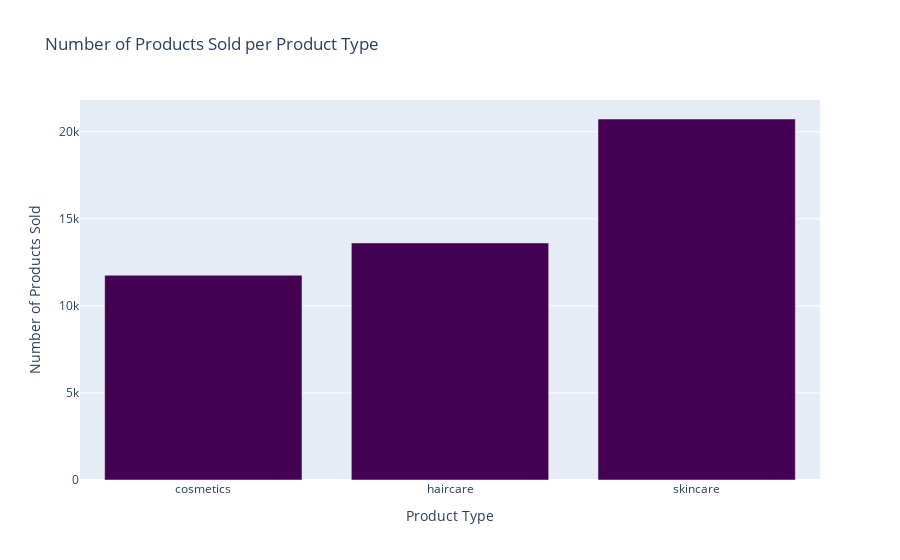

This figure's notebook cell:
### Code cell
#Number of products sold per Product type
import plotly.express as px
# Group by 'Product type' and sum the 'Number of products sold'
grouped_df = SC.groupby('Product type')['Number of products sold'].sum().reset_index()

# Create the Plotly bar chart
fig_productsold_bytype = px.bar(grouped_df, x='Product type', y='Number of products sold',
             title='Number of Products Sold per Product Type',
             labels={'Product type': 'Product Type', 'Number of products sold': 'Number of Products Sold'},
             color_discrete_sequence=px.colors.sequential.Viridis)                  

# Show the plot
fig_productsold_bytype.show()

### Figure 1 — Plotly figure (JSON) as saved in the notebook; plotly's stock layout.template omitted (floating-point values rounded to 4 significant figures)
{"data": [{"alignmentgroup": "True", "hovertemplate": "Product Type=%{x}<br>Number of Products Sold=%{y}<extra></extra>", "legendgroup": "", "marker": {"color": "#440154", "pattern": {"shape": ""}}, "name": "", "offsetgroup": "", "orientation": "v", "showlegend": false, "textposition": "auto", "type": "bar", "x": ["cosmetics", "haircare", "skincare"], "xaxis": "x", "y": [11757, 13611, 20731], "yaxis": "y"}], "layout": {"barmode": "relative", "legend": {"tracegroupgap": 0}, "title": {"text": "Number of Products Sold per Product Type"}, "xaxis": {"anchor": "y", "domain": [0, 1], "title": {"text": "Product Type"}}, "yaxis": {"anchor": "x", "domain": [0, 1], "title": {"text": "Number of Products Sold"}}}}
